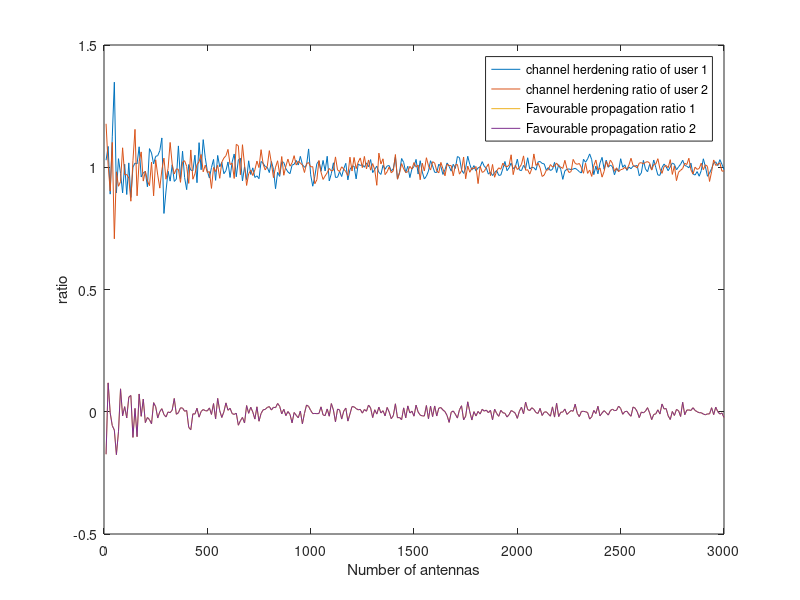

Write MATLAB code to recreate this figure.
clear;
rng('shuffle')

numChan = 10:10:3000;
for l = 1: length(numChan)
%%% Defining Simulation parameters %%%
nUser = 2;          %%%% Number of users %%%%
nBS = numChan(l);          %%%% Number of BS antennas %%%%
nIter = 1000;        %%%% Number of channel iterations %%%%

%%%% Variable initializing %%%%
Chan_Users = zeros(nBS,nUser);                         %% Variable to store channel coefficient
Chan_hardening_Ratio = zeros(nUser,1);                 %% Variable to check the Chan_Hardening condition
Fav_Prop_Ratio = zeros(nUser,1);                       %% Variable to check Favourable Propagation condition

%%% Calculate channel norm and cross correlation %%%
y_iter=0;
g_iter = 0;
for i=1:nIter
    Chan_Users_1 = 1/sqrt(2)*(randn(nBS,nUser) + 1j*randn(nBS,nUser));    %% Create Rayleigh Channel matrix of size BS antennas X nUser of mean 0 and variance 1
    % 100x2 channels created, 100x1 for each user
    y_iter = y_iter + Chan_Users_1(:,1)'*Chan_Users_1(:,1);
    g_iter = g_iter + Chan_Users_1(:,2)'*Chan_Users_1(:,2);
        
end
y_mean = y_iter/nIter;
g_mean = g_iter/nIter;

Chan_Users = 1/sqrt(2)*(randn(nBS,nUser) + 1j*randn(nBS,nUser));    %% Create Rayleigh Channel matrix of size BS antennas X nUser of mean 0 and variance 1
    % 100x2 channels created, 100x1 for each user
    y_h = Chan_Users(:,1)'*Chan_Users(:,1);
    rath(l) = y_h/y_mean ;  % Channel hardening ratio for user 1
    ratg(l) = (Chan_Users(:,2)'*Chan_Users(:,2))/g_mean; % Channel hardening ratio for user 2

    

    %favourable propagation check
    fpc1(l)  = real((Chan_Users(:,1)'*Chan_Users(:,2))/sqrt(y_mean*g_mean));
    fpc2(l)  = real((Chan_Users(:,2)'*Chan_Users(:,1))/sqrt(y_mean*g_mean));
end
figure;
plot(numChan,rath,numChan,ratg); hold on;

plot(numChan,fpc1);hold on;
plot(numChan,fpc2);
xlabel('Number of antennas');
ylabel('ratio');
legend('channel herdening ratio of user 1','channel herdening ratio of user 2','Favourable propagation ratio 1','Favourable propagation ratio 2');


% disp('Channel Hardening Condition check')
% disp(Chan_hardening_Ratio)
% disp('Favourable Propagation Check')
% disp(Fav_Prop_Ratio)
